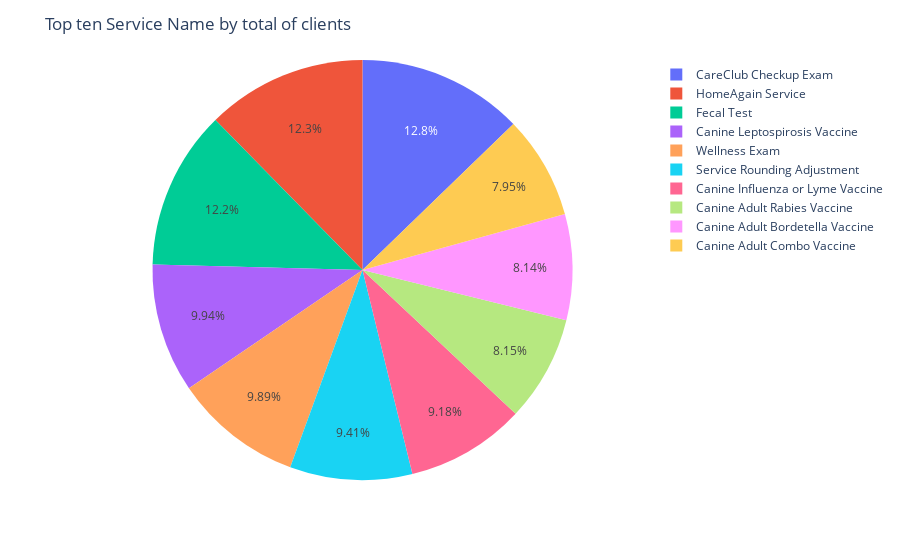

The code cell stored with this chart in its notebook:
### Code cell
fig = px.pie(e2, values='Clients', names='SERVICE_NAME')
fig.update_layout(title_text='Top ten Service Name by total of clients')
fig.show()

### Figure 1 — Plotly figure (JSON) as saved in the notebook; plotly's stock layout.template omitted (floating-point values rounded to 4 significant figures)
{"data": [{"domain": {"x": [0, 1], "y": [0, 1]}, "hovertemplate": "SERVICE_NAME=%{label}<br>Clients=%{value}<extra></extra>", "labels": ["CareClub Checkup Exam", "HomeAgain Service", "Fecal Test", "Canine Leptospirosis Vaccine", "Wellness Exam", "Service Rounding Adjustment", "Canine Influenza or Lyme Vaccine", "Canine Adult Rabies Vaccine", "Canine Adult Bordetella Vaccine", "Canine Adult Combo Vaccine"], "legendgroup": "", "name": "", "showlegend": true, "type": "pie", "values": [101375, 98135, 97197, 78995, 78607, 74823, 72955, 64755, 64710, 63188]}], "layout": {"legend": {"tracegroupgap": 0}, "margin": {"t": 60}, "title": {"text": "Top ten Service Name by total of clients"}}}
